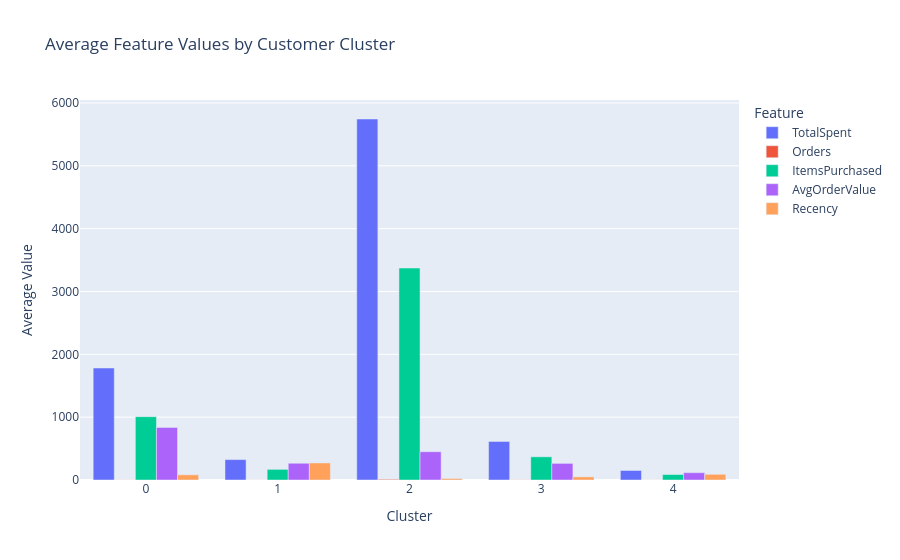

Notebook code for this chart:
### Markdown cell above
## Full Clusters summary

### Code cell
cluster_summary = (
    df
    .groupby("Cluster")
    .mean(numeric_only=True)
    .reset_index()
)




# Reshape the dataframe
cluster_long = cluster_summary.melt(
    id_vars="Cluster",
    value_vars=[
        "TotalSpent",
        "Orders",
        "ItemsPurchased",
        "AvgOrderValue",
        "Recency"
    ],
    var_name="Feature",
    value_name="Value"
)

fig = px.bar(
    cluster_long,
    x="Cluster",
    y="Value",
    color="Feature",
    barmode="group",
    title="Average Feature Values by Customer Cluster"
)

fig.update_layout(
    xaxis_title="Cluster",
    yaxis_title="Average Value"
)

fig.show()

### Figure 1 — Plotly figure (JSON) as saved in the notebook; plotly's stock layout.template omitted (floating-point values rounded to 4 significant figures)
{"data": [{"alignmentgroup": "True", "hovertemplate": "Feature=TotalSpent<br>Cluster=%{x}<br>Value=%{y}<extra></extra>", "legendgroup": "TotalSpent", "marker": {"color": "#636efa", "pattern": {"shape": ""}}, "name": "TotalSpent", "offsetgroup": "TotalSpent", "orientation": "v", "showlegend": true, "textposition": "auto", "type": "bar", "x": [0, 1, 2, 3, 4], "xaxis": "x", "y": [1782.0, 324.7, 5745.0, 613.4, 151.5], "yaxis": "y"}, {"alignmentgroup": "True", "hovertemplate": "Feature=Orders<br>Cluster=%{x}<br>Value=%{y}<extra></extra>", "legendgroup": "Orders", "marker": {"color": "#EF553B", "pattern": {"shape": ""}}, "name": "Orders", "offsetgroup": "Orders", "orientation": "v", "showlegend": true, "textposition": "auto", "type": "bar", "x": [0, 1, 2, 3, 4], "xaxis": "x", "y": [2.408, 1.278, 10.99, 2.607, 1.419], "yaxis": "y"}, {"alignmentgroup": "True", "hovertemplate": "Feature=ItemsPurchased<br>Cluster=%{x}<br>Value=%{y}<extra></extra>", "legendgroup": "ItemsPurchased", "marker": {"color": "#00cc96", "pattern": {"shape": ""}}, "name": "ItemsPurchased", "offsetgroup": "ItemsPurchased", "orientation": "v", "showlegend": true, "textposition": "auto", "type": "bar", "x": [0, 1, 2, 3, 4], "xaxis": "x", "y": [1008.0, 169.4, 3373.0, 369.0, 87.28], "yaxis": "y"}, {"alignmentgroup": "True", "hovertemplate": "Feature=AvgOrderValue<br>Cluster=%{x}<br>Value=%{y}<extra></extra>", "legendgroup": "AvgOrderValue", "marker": {"color": "#ab63fa", "pattern": {"shape": ""}}, "name": "AvgOrderValue", "offsetgroup": "AvgOrderValue", "orientation": "v", "showlegend": true, "textposition": "auto", "type": "bar", "x": [0, 1, 2, 3, 4], "xaxis": "x", "y": [837.0, 266.4, 449.8, 264.3, 116.4], "yaxis": "y"}, {"alignmentgroup": "True", "hovertemplate": "Feature=Recency<br>Cluster=%{x}<br>Value=%{y}<extra></extra>", "legendgroup": "Recency", "marker": {"color": "#FFA15A", "pattern": {"shape": ""}}, "name": "Recency", "offsetgroup": "Recency", "orientation": "v", "showlegend": true, "textposition": "auto", "type": "bar", "x": [0, 1, 2, 3, 4], "xaxis": "x", "y": [82.21, 271.5, 22.56, 49.67, 90.54], "yaxis": "y"}], "layout": {"barmode": "group", "legend": {"title": {"text": "Feature"}, "tracegroupgap": 0}, "title": {"text": "Average Feature Values by Customer Cluster"}, "xaxis": {"anchor": "y", "domain": [0, 1], "title": {"text": "Cluster"}}, "yaxis": {"anchor": "x", "domain": [0, 1], "title": {"text": "Average Value"}}}}
